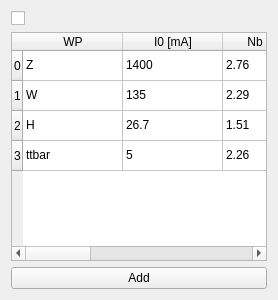
               <widget class="QWidget" name="w_Operating_Points_QOIs" native="true">
                <property name="minimumSize">
                 <size>
                  <width>0</width>
                  <height>300</height>
                 </size>
                </property>
                <layout class="QGridLayout" name="gridLayout_11">
                 <item row="4" column="0">
                  <widget class="QPushButton" name="pb_Add_Operating_Point">
                   <property name="text">
                    <string>Add</string>
                   </property>
                  </widget>
                 </item>
                 <item row="3" column="0">
                  <widget class="QTableWidget" name="tw_Operating_Points_Input">
                   <row>
                    <property name="text">
                     <string>0</string>
                    </property>
                   </row>
                   <row>
                    <property name="text">
                     <string>1</string>
                    </property>
                   </row>
                   <row>
                    <property name="text">
                     <string>2</string>
                    </property>
                   </row>
                   <row>
                    <property name="text">
                     <string>3</string>
                    </property>
                   </row>
                   <column>
                    <property name="text">
                     <string>WP</string>
                    </property>
                   </column>
                   <column>
                    <property name="text">
                     <string>I0 [mA]</string>
                    </property>
                   </column>
                   <column>
                    <property name="text">
                     <string>Nb [1e11]</string>
                    </property>
                   </column>
                   <column>
                    <property name="text">
                     <string>sigma_z (SR/BS) [mm]</string>
                    </property>
                   </column>
                   <column>
                    <property name="text">
                     <string>f [MHz]</string>
                    </property>
                   </column>
                   <column>
                    <property name="text">
                     <string>R/Q [Ohm]</string>
                    </property>
                   </column>
                   <column>
                    <property name="text">
                     <string>n cell</string>
                    </property>
                   </column>
                   <item row="0" column="0">
                    <property name="text">
                     <string>Z</string>
                    </property>
                   </item>
                   <item row="0" column="1">
                    <property name="text">
                     <string>1400</string>
                    </property>
                   </item>
                   <item row="0" column="2">
                    <property name="text">
                     <string>2.76</string>
                    </property>
                   </item>
                   <item row="0" column="3">
                    <property name="text">
                     <string>4.32/15.2</string>
                    </property>
                   </item>
                   <item row="0" column="4">
                    <property name="text">
                     <string>400.79</string>
                    </property>
                   </item>
                   <item row="0" column="5">
                    <property name="text">
                     <string>79</string>
                    </property>
                   </item>
                   <item row="0" column="6">
                    <property name="text">
                     <string>1</string>
                    </property>
                   </item>
                   <item row="1" column="0">
                    <property name="text">
                     <string>W</string>
                    </property>
                   </item>
                   <item row="1" column="1">
                    <property name="text">
                     <string>135</string>
                    </property>
                   </item>
                   <item row="1" column="2">
                    <property name="text">
                     <string>2.29</string>
                    </property>
                   </item>
                   <item row="1" column="3">
                    <property name="text">
                     <string>3.55/7.02</string>
                    </property>
                   </item>
                   <item row="1" column="4">
                    <property name="text">
                     <string>400.79</string>
                    </property>
                   </item>
                   <item row="1" column="5">
                    <property name="text">
                     <string>152.80 </string>
                    </property>
                   </item>
                   <item row="1" column="6">
                    <property name="text">
                     <string>2</string>
                    </property>
                   </item>
                   <item row="2" column="0">
                    <property name="text">
                     <string>H</string>
                    </property>
                   </item>
                   <item row="2" column="1">
                    <property name="text">
                     <string>26.7</string>
                    </property>
                   </item>
                   <item row="2" column="2">
                    <property name="text">
                     <string>1.51</string>
                    </property>
                   </item>
                   <item row="2" column="3">
                    <property name="text">
                     <string>2.5/4.45</string>
                    </property>
                   </item>
                   <item row="2" column="4">
                    <property name="text">
                     <string>400.79</string>
                    </property>
                   </item>
                   <item row="2" column="5">
                    <property name="text">
                     <string>152.80 </string>
                    </property>
                   </item>
                   <item row="2" column="6">
                    <property name="text">
                     <string>2</string>
                    </property>
                   </item>
                   <item row="3" column="0">
                    <property name="text">
                     <string>ttbar</string>
                    </property>
                   </item>
                   <item row="3" column="1">
                    <property name="text">
                     <string>5</string>
                    </property>
                   </item>
                   <item row="3" column="2">
                    <property name="text">
                     <string>2.26</string>
                    </property>
                   </item>
                   <item row="3" column="3">
                    <property name="text">
                     <string>1.67/2.54</string>
                    </property>
                   </item>
                   <item row="3" column="4">
                    <property name="text">
                     <string>801.58</string>
                    </property>
                   </item>
                   <item row="3" column="5">
                    <property name="text">
                     <string>448.1244</string>
                    </property>
                   </item>
                   <item row="3" column="6">
                    <property name="text">
                     <string>5</string>
                    </property>
                   </item>
                  </widget>
                 </item>
                 <item row="1" column="0">
                  <widget class="SwitchControl" name="sc_Operating_Points_QOI"/>
                 </item>
                </layout>
               </widget>
